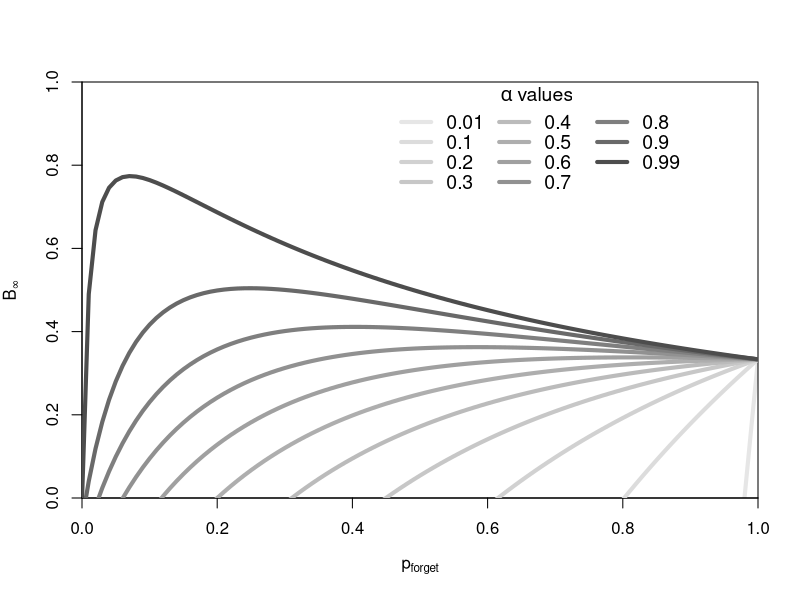

The R source for this figure:
#creates a plot of number of believers (as mean-field results) as function of credibility and forgetting probability
#to create a tiff, unquote quoted lines (11 and 20)

beta=0.5
forg=seq(0,1,0.01)
a=c(0.01, seq(0.1,0.9,0.1),0.99)

fp=(1-a)**2/(1+a**2)

mycolors=rev(grey.colors(11, start=0.3, end = 0.9, gamma =2.2, alpha=NULL))
#tiff("mf_alphaforget_vs_believers.tiff", width=5.25, units='in', res=300)
dev.new(width=5.25, height=3, res=300, units='in')
matplot(forg, outer(forg, a, function(forg, a) beta*(forg*(a**2+1)-(1-a)**2)/(2*a*(forg+beta)*(1-a+a*forg))),
        type ="l", lwd=4, col = mycolors, xlim=c(0,1), ylim = c(0, 1), pch = "*", lty=1,
        xaxs = "i", yaxs = "i",xlab=expression( p["forget"]), ylab=expression(B[infinity]) )
par(ps=14, cex=1, cex.axis=1, cex.lab=1, cex.main=1)

legend(0.45, 1,a, col = mycolors, lty = par("lty"),lwd=4,ncol =3, bty="n", title=expression(paste(alpha," values")))

#dev.off()
